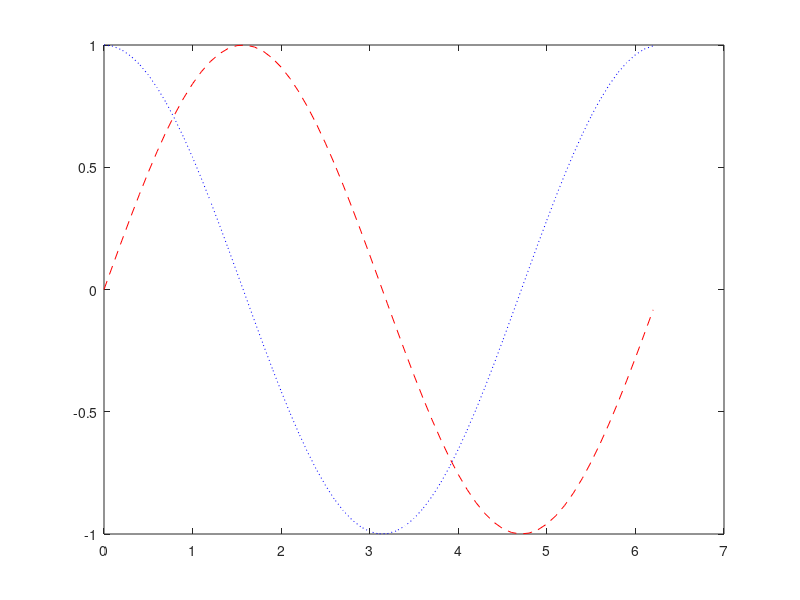

The MATLAB source for this figure:
% একই অক্ষরের উপর দুইটি গ্রাফ

x = 0:.1:2*pi;
y = sin (x);
z = cos(x);
plot(x,y,'r--',x,z,'b: ');